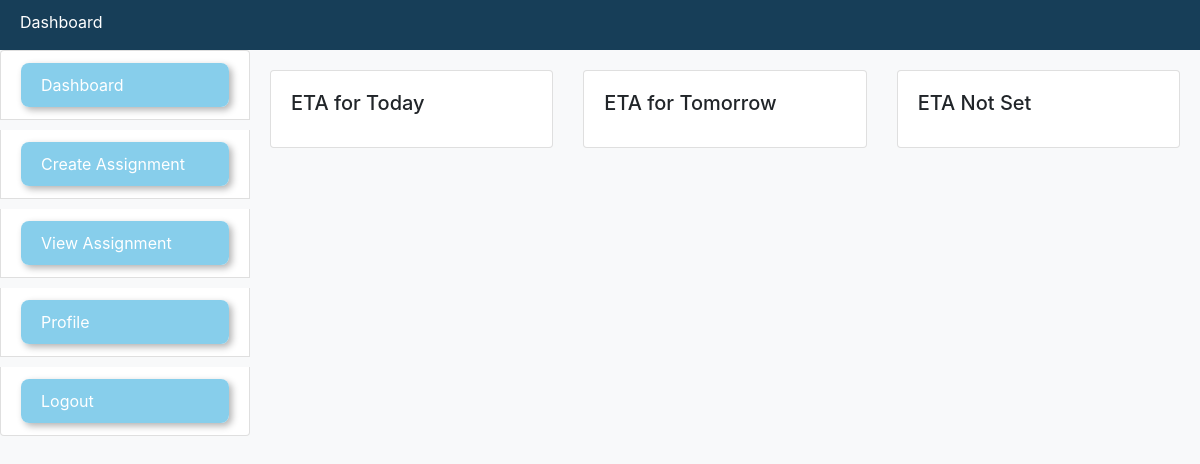
The app's page /dashboard.php (signed in) with its own data.
### tables this page shows
CREATE TABLE `file_access` (
  `file_access_id` int(11) NOT NULL AUTO_INCREMENT,
  `file_name` varchar(255) DEFAULT NULL,
  `role_id` int(11) DEFAULT NULL,
  `display_name` varchar(255) DEFAULT NULL,
  `in_menu` tinyint(1) DEFAULT NULL,
  `delete_flag` tinyint(1) DEFAULT 0,
  `timestamp` timestamp NOT NULL DEFAULT current_timestamp(),
  `created_by` varchar(255) DEFAULT NULL,
  `order_by` int(11) DEFAULT NULL,
  PRIMARY KEY (`file_access_id`)
);

### dashboard.php (the view, shortened to what this page needs)
<?php
include_once "db_connect.php";
try {
    $user_id = $_SESSION['user_id'];
    $query = "SELECT role_id FROM users WHERE user_id = :user_id AND delete_flag = 0";
    $stmt = $db->prepare($query);
    $stmt->execute(['user_id' => $user_id]);
    $user = $stmt->fetch();
    $query_access = "SELECT * FROM file_access WHERE role_id = :role_id AND delete_flag = 0";
    $stmt_access = $db->prepare($query_access);
    $stmt_access->execute(['role_id' => $user['role_id']]);
    $access_files = $stmt_access->fetchAll();
} catch (Exception $e) {
    $error_message = $e->getMessage();
}
?>
<!DOCTYPE html>
<html lang="en">
<head>
    <link rel="stylesheet" href="https://stackpath.bootstrapcdn.com/bootstrap/4.5.2/css/bootstrap.min.css">
    <link rel="stylesheet" href="https://cdnjs.cloudflare.com/ajax/libs/font-awesome/5.15.3/css/all.min.css">
</head>
<body>
    <div class="top-bar">
        Dashboard
    </div>
<div class="left-menu">
    <ul class="list-group">
       <?php
try {
    $logged_in_user_id = $_SESSION['user_id'];
    $query_user_role = "SELECT role_id FROM users WHERE user_id = $logged_in_user_id";
    $stmt_user_role = $db->query($query_user_role);
    $user_role = $stmt_user_role->fetch(PDO::FETCH_ASSOC);
    $role_id = $user_role['role_id'];
    $query_menu = "SELECT * FROM file_access WHERE role_id = $role_id AND delete_flag = 0 AND in_menu = 0 ORDER BY order_by ASC";
    $stmt_menu = $db->query($query_menu);
    $access_files = $stmt_menu->fetchAll();
    foreach ($access_files as $file) {
        echo '<li class="list-group-item menu-item">';
        echo '<a href="' . $file['file_name'] . '" class="btn btn-primary btn-3d menu-link">' . $file['display_name'] . '</a>';
        echo '</li>';
    }
} catch (Exception $e) {
    echo '<li class="list-group-item">' . $e->getMessage() . '</li>';
}
?>
    </ul>
</div>
    <div class="main-content">
        <?php if (isset($error_message)) : ?>
            <div class="alert alert-danger" role="alert">
                <?php echo $error_message; ?>
            </div>
        <?php else : ?>
            <div class="row">
                <div class="col-md-4">
                    <div class="card">
                        <div class="card-body">
                            <h5 class="card-title">ETA for Today</h5>
                        </div>
                    </div>
                </div>
                <div class="col-md-4">
                    <div class="card">
                        <div class="card-body">
                            <h5 class="card-title">ETA for Tomorrow</h5>
                        </div>
                    </div>
                </div>
                <div class="col-md-4">
                    <div class="card">
                        <div class="card-body">
                            <h5 class="card-title">ETA Not Set</h5>
                        </div>
                    </div>
                </div>
            </div>
        <?php endif; ?>
    </div>
</body>
</html>

### dashboard.php (style rules this page uses)
body { background-color: #f8f9fa; }
.top-bar { background-color: #173E58; height: 50px; padding: 10px 20px; color: white; }
.left-menu { position: fixed; top: 0; left: 0; width: 250px; height: 100%; background-color: ; padding-top: 50px; }
.menu-item { margin-bottom: 10px; }
.main-content { margin-left: 250px; padding: 20px; }
.card { margin-bottom: 20px; }
.btn-3d { display: block; width: 100%; border: none; background: linear-gradient(145deg, #87CEEB, #87CEEB); color: white; padding: 10px 20px; font-size: 16px; border-radius: 8px; box-shadow: 3px 3px 7px rgba(0, 0, 0, 0.3), -3px -3px 7px rgba(255, 255, 255, 0.6); transition: all 0.2s; text-align: left; }

### records on screen
file_access: display_name "Dashboard"
file_access: display_name "Create Assignment"
file_access: display_name "View Assignment"
file_access: display_name "Profile"
file_access: display_name "Logout"
